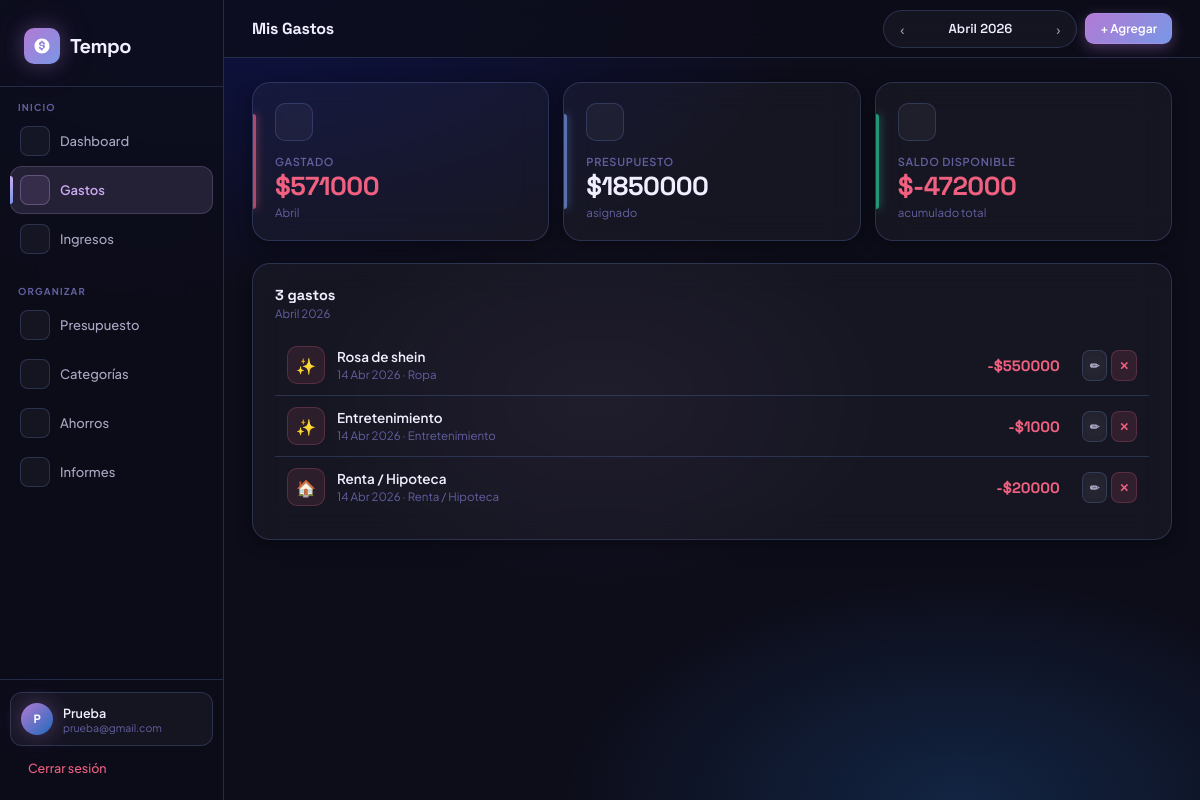
Screenshot of /gastos/ (signed in) with the database file from the repository.
### core/models.py (models this page shows, shortened)
class PresupuestoTotal(models.Model):
    usuario = models.ForeignKey(User, on_delete=models.CASCADE, related_name='presupuestos_totales')
    mes = models.IntegerField()
    anio = models.IntegerField()
    monto = models.DecimalField(max_digits=12, decimal_places=2, default=0)
    class Meta:
        unique_together = ['usuario', 'mes', 'anio']

class Gasto(models.Model):
    usuario = models.ForeignKey(User, on_delete=models.CASCADE, related_name='gastos')
    monto = models.DecimalField(max_digits=12, decimal_places=2)
    categoria = models.ForeignKey(Categoria, on_delete=models.SET_NULL, null=True, related_name='gastos')
    subcategoria = models.ForeignKey(Subcategoria, on_delete=models.SET_NULL, null=True, blank=True, related_name='gastos')
    fecha = models.DateField(default=timezone.now)
    detalle = models.CharField(max_length=300, blank=True)
    creado_en = models.DateTimeField(auto_now_add=True)
    class Meta:
        ordering = ['-fecha', '-creado_en']

class Categoria(models.Model):
    TIPOS = [
        ('gastos_fijos', 'Gastos Fijos'),
        ('deseos', 'Deseos'),
        ('ahorros', 'Ahorros'),
        ('custom', 'Personalizada'),
    ]
    usuario = models.ForeignKey(User, on_delete=models.CASCADE, related_name='categorias')
    nombre = models.CharField(max_length=100)
    icono = models.CharField(max_length=10, default='📂')
    tipo = models.CharField(max_length=20, choices=TIPOS, default='custom')
    orden = models.IntegerField(default=0)
    activa = models.BooleanField(default=True)
    class Meta:
        ordering = ['orden', 'nombre']

class Subcategoria(models.Model):
    categoria = models.ForeignKey(Categoria, on_delete=models.CASCADE, related_name='subcategorias')
    nombre = models.CharField(max_length=100)
    icono = models.CharField(max_length=10, default='•')
    class Meta:
        ordering = ['nombre']

### core/views.py (the view)
# urls.py: path('gastos/', views.gastos_view, name='gastos'),
@login_required
def gastos_view(request):
    hoy  = date.today()
    mes  = int(request.GET.get('mes', hoy.month))
    anio = int(request.GET.get('anio', hoy.year))
    gastos = Gasto.objects.filter(
        usuario=request.user, fecha__month=mes, fecha__year=anio
    ).select_related('categoria', 'subcategoria')
    categorias = Categoria.objects.filter(
        usuario=request.user, activa=True
    ).exclude(tipo='ahorros')
    resumen = get_resumen_mes(request.user, mes, anio)
    mes_ant  = mes - 1 if mes > 1 else 12
    anio_ant = anio if mes > 1 else anio - 1
    mes_sig  = mes + 1 if mes < 12 else 1
    anio_sig = anio if mes < 12 else anio + 1
    return render(request, 'gastos.html', {
        'gastos': gastos, 'categorias': categorias, 'resumen': resumen,
        'mes': mes, 'anio': anio, 'mes_nombre': MESES[mes],
        'mes_ant': mes_ant, 'anio_ant': anio_ant,
        'mes_sig': mes_sig, 'anio_sig': anio_sig,
        'hoy': hoy.strftime('%Y-%m-%d'),
    })

### core/views.py (called while the page is built)
def get_resumen_mes(usuario, mes, anio):
    total_gastos = Gasto.objects.filter(
        usuario=usuario, fecha__month=mes, fecha__year=anio
    ).aggregate(t=Sum('monto'))['t'] or Decimal('0')
    total_ingresos = Ingreso.objects.filter(
        usuario=usuario, fecha__month=mes, fecha__year=anio
    ).aggregate(t=Sum('monto'))['t'] or Decimal('0')
    pt = PresupuestoTotal.objects.filter(usuario=usuario, mes=mes, anio=anio).first()
    presupuesto = pt.monto if pt else Decimal('0')
    saldo_acumulado = get_saldo_acumulado(usuario, mes, anio)
    return {
        'total_gastos':    total_gastos,
        'total_ingresos':  total_ingresos,
        'presupuesto':     presupuesto,
        'saldo':           saldo_acumulado,  # saldo real disponible
        'saldo_mes':       total_ingresos - total_gastos,  # solo del mes
    }

### templates/gastos.html (shortened to what this page needs)
{% extends 'base.html' %}
{% block page_title %}Mis Gastos{% endblock %}
{% block topbar_right %}
<div class="month-nav">
  <a href="?mes={{ mes_ant }}&anio={{ anio_ant }}" class="mnav-btn">‹</a>
  <span class="mnav-label">{{ mes_nombre }} {{ anio }}</span>
  <a href="?mes={{ mes_sig }}&anio={{ anio_sig }}" class="mnav-btn">›</a>
</div>
<button class="btn btn-primary btn-sm" onclick="openModal('mGasto')">+ Agregar</button>
{% endblock %}
{% block content %}
<div class="grid grid-3 mb-5">
  <div class="stat-card c-accent fade-up">
    <div class="stat-icon c-accent"></div>
    <div class="stat-label">Gastado</div>
    <div class="stat-value c-red">${{ resumen.total_gastos|floatformat:0 }}</div>
    <div class="stat-sub">{{ mes_nombre }}</div>
  </div>
  <div class="stat-card c-blue fade-up">
    <div class="stat-icon c-blue"></div>
    <div class="stat-label">Presupuesto</div>
    <div class="stat-value">${{ resumen.presupuesto|floatformat:0 }}</div>
    <div class="stat-sub">asignado</div>
  </div>
  <div class="stat-card c-mint fade-up">
    <div class="stat-icon c-mint"></div>
    <div class="stat-label">Saldo disponible</div>
    <div class="stat-value" style="color:{% if resumen.saldo >= 0 %}var(--mint){% else %}var(--red){% endif %};">
      ${{ resumen.saldo|floatformat:0 }}
    </div>
    <div class="stat-sub">acumulado total</div>
  </div>
</div>
<div class="card">
  <div class="section-head mb-3">
    <div>
      <div class="section-title">{{ gastos.count }} gasto{{ gastos.count|pluralize:"s" }}</div>
      <div class="section-sub">{{ mes_nombre }} {{ anio }}</div>
    </div>
  </div>
  {% for g in gastos %}
  <div class="row-item">
<div class="row-icon" style="background:rgba(255,107,138,0.1);border-color:rgba(255,107,138,0.2);">{{ g.categoria.icono|default:'<i class="fi fi-rr-wallet"></i>'|safe }}</div>    <div style="flex:1;min-width:0;">
      <div class="truncate" style="font-size:13.5px;font-weight:600;">
        {% if g.detalle %}{{ g.detalle }}{% elif g.subcategoria %}{{ g.subcategoria.nombre }}{% else %}{{ g.categoria.nombre }}{% endif %}
      </div>
      <div style="font-size:11.5px;color:var(--text3);margin-top:2px;">
        {{ g.fecha|date:"d M Y" }} · {% if g.subcategoria %}{{ g.subcategoria.nombre }}{% else %}{{ g.categoria.nombre }}{% endif %}
      </div>
    </div>
    <div style="font-family:'Space Grotesk',sans-serif;font-weight:700;color:var(--red);font-size:15px;margin-right:10px;">
      -${{ g.monto|floatformat:0 }}
    </div>
    <div class="flex gap-1">
      <button class="btn btn-secondary btn-xs btn-icon" title="Editar"
        onclick="editarGasto({{ g.pk }},'{{ g.monto }}','{{ g.categoria.pk }}','{{ g.subcategoria.pk|default:"" }}','{{ g.fecha|date:"Y-m-d" }}','{{ g.detalle|escapejs }}')">✏</button>
      <form method="post" action="{% url 'eliminar_gasto' g.pk %}?next={{ request.get_full_path|urlencode }}"
            data-confirm="Se eliminará el gasto de ${{ g.monto|floatformat:0 }} ({{ g.fecha|date:'d M Y' }}). No podrás recuperarlo."
            data-title="¿Eliminar gasto?"
            data-emoji='<i class="fi fi-rr-wallet"></i>'>
        {% csrf_token %}<button type="submit" class="btn btn-danger btn-xs btn-icon" title="Eliminar">✕</button>
      </form>
    </div>
  </div>
  {% empty %}
<div class="empty"><div class="empty-emoji"><i class="fi fi-rr-sparkles"></i></div><div class="empty-msg">Sin gastos en {{ mes_nombre }}.<br>¡Agrega el primero!</div></div>  {% endfor %}
</div>
{% endblock %}

### templates/base.html (shortened to what this page needs)
<!DOCTYPE html>
<html lang="es">
<head>
  {% load static %}
  <link rel="stylesheet" href="{% static 'css/tempo.css' %}">
  <link rel='stylesheet' href='https://cdn-uicons.flaticon.com/2.6.0/uicons-regular-rounded/css/uicons-regular-rounded.css'>
  <link rel='stylesheet' href='https://cdn-uicons.flaticon.com/2.6.0/uicons-bold-rounded/css/uicons-bold-rounded.css'>
  <link rel='stylesheet' href='https://cdn-uicons.flaticon.com/2.6.0/uicons-solid-rounded/css/uicons-solid-rounded.css'>
  <link rel="stylesheet" href="https://cdn-uicons.flaticon.com/uicons-regular-rounded/css/uicons-regular-rounded.css">
  <link rel="stylesheet" href="https://cdn-uicons.flaticon.com/uicons-solid-rounded/css/uicons-solid-rounded.css">
</head>
<body>
{% if user.is_authenticated %}
<aside class="sidebar" id="sidebar">
  <div class="sidebar-top">
    <a href="{% url 'dashboard' %}" class="brand">
      <div class="brand-mark">
      </div>
      <span class="brand-wordmark">Tempo</span>
    </a>
  </div>
  <nav class="nav">
    <div class="nav-group">
      <div class="nav-group-label">Inicio</div>
      <a href="{% url 'dashboard' %}" class="nav-link {% if request.resolver_match.url_name == 'dashboard' %}active{% endif %}">
        <div class="nav-icon"></div> Dashboard
      </a>
      <a href="{% url 'gastos' %}" class="nav-link {% if 'gasto' in request.resolver_match.url_name %}active{% endif %}">
        <div class="nav-icon"></div> Gastos
      </a>
      <a href="{% url 'ingresos' %}" class="nav-link {% if 'ingreso' in request.resolver_match.url_name %}active{% endif %}">
        <div class="nav-icon"></div> Ingresos
      </a>
    </div>
    <div class="nav-group">
      <div class="nav-group-label">Organizar</div>
      <a href="{% url 'presupuesto' %}" class="nav-link {% if 'presupuesto' in request.resolver_match.url_name %}active{% endif %}">
        <div class="nav-icon"></div> Presupuesto
      </a>
      <a href="{% url 'categorias' %}" class="nav-link {% if 'categoria' in request.resolver_match.url_name %}active{% endif %}">
        <div class="nav-icon"></div> Categorías
      </a>
      <a href="{% url 'ahorros' %}" class="nav-link {% if 'ahorro' in request.resolver_match.url_name %}active{% endif %}">
        <div class="nav-icon"></div> Ahorros
      </a>
      <a href="{% url 'informes' %}" class="nav-link {% if 'informe' in request.resolver_match.url_name %}active{% endif %}">
        <div class="nav-icon"></div> Informes
      </a>
    </div>
  </nav>
  <div class="sidebar-footer">
    <div class="user-pill">
      <div class="avatar">{{ user.first_name|first|upper }}{% if user.last_name %}{{ user.last_name|first|upper }}{% endif %}</div>
      <div class="user-meta">
        <div class="user-name">{{ user.first_name|default:user.username }}</div>
        <div class="user-email">{{ user.email }}</div>
      </div>
    </div>
    <a href="{% url 'logout' %}" class="logout-link">
      Cerrar sesión
    </a>
  </div>
</aside>
<div class="main">
  <header class="topbar">
    <div class="flex-center gap-3">
      <span class="page-heading">{% block page_title %}Tempo{% endblock %}</span>
    </div>
    <div class="flex-center gap-2">{% block topbar_right %}{% endblock %}</div>
  </header>
  <div class="content">{% block content %}{% endblock %}</div>
</div>
{% else %}
{% block auth_content %}{% endblock %}
{% endif %}
</body>
</html>

### rows the page displays
PresupuestoTotal: presupuesto "1850000"
Gasto: categoria.icono "✨", detalle "Rosa de shein", fecha "14 Abr 2026", subcategoria.nombre "Ropa", monto "550000"
Gasto: categoria.icono "✨", subcategoria.nombre "Entretenimiento", fecha "14 Abr 2026", monto "1000"
Gasto: categoria.icono "🏠", subcategoria.nombre "Renta / Hipoteca", fecha "14 Abr 2026", monto "20000"

### other values shown
{{ user.first_name|first|upper }} "P"
{{ user.first_name|default:user.username }} "Prueba"
{{ user.email }} "prueba@gmail.com"
{{ mes_nombre }} "Abril"
{{ anio }} "2026"
{{ resumen.total_gastos|floatformat:0 }} "571000"
{{ resumen.saldo|floatformat:0 }} "-472000"
{{ gastos.count }} "3"
